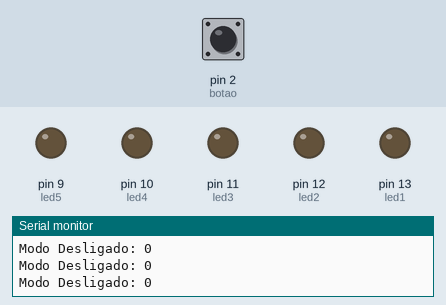
A sketch run on a simulated Arduino Uno, built with avr-gcc and run on an emulated ATmega328P. Parts: output pins drawn as LEDs (lit = HIGH), the last lines printed to the serial monitor. Dashed ring = blinking. Inputs (shaded band) come from the test bench; at power-on: pin 2 (botao) HIGH. Random numbers use the default seed unless the sketch sets one.

Above: at 1.2 s.
1.3 s: pin 2 (botao) pulled LOW for 0.15 s
At 1.99 s:
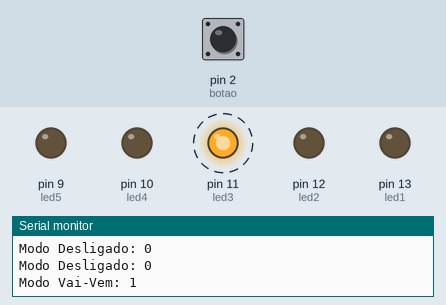
At 2.99 s:
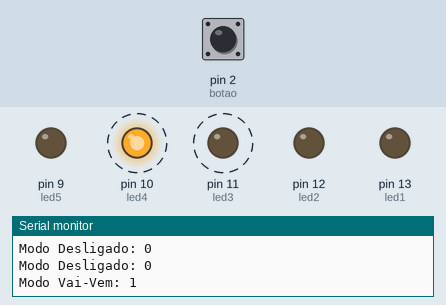
4.3 s: pin 2 (botao) pulled LOW for 1 s
At 4.8 s:
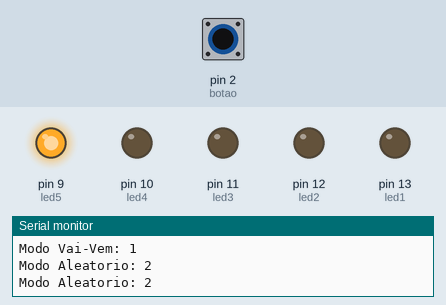
7.3 s: pin 2 (botao) driven LOW
Timing chart, 0 to 10.3 s (numbered marks = the images above; inputs shaded):
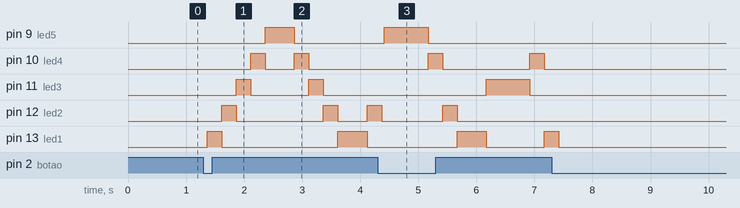

The sketch:

Aula6.ino
```cpp
/***************************************************
AULA 6 - Funções com LEDs por botão - 18/03/2026

Autor: Kiel Grobe de Miranda

***************************************************/

//Denominar os pinos de ligação
#define led1 13
#define led2 12
#define led3 11
#define led4 10
#define led5 9
#define botao 2

//variáveis de controle
int modo = 0; // 0: desligado, 1: vai-vem, 2: aleatorio
bool botaoPressionado = false;

int tempo = 250;

// modo de ligação dos pinos
void setup() {
  Serial.begin(9600);
  pinMode(led1, OUTPUT); // OUTPUT - saída
  pinMode(led2, OUTPUT);
  pinMode(led3, OUTPUT);
  pinMode(led4, OUTPUT);
  pinMode(led5, OUTPUT);
  pinMode(botao, INPUT_PULLUP); // INPUT_PULLUP resistência interna

  //inicializa o gerador aleatório percebendo o ruido do
  randomSeed(analogRead(0));

}

// loop de programação lógica de funcionamento
void loop() {

  bool leitura = digitalRead(botao);

  if (leitura == LOW && !botaoPressionado ) {

    modo++; //soma 1 ao modo atual
    if (modo > 2) modo = 0; // se passar de 2 volta pra zero
    botaoPressionado = true; // marca que o botão ainda está pressionado
    delay(50); // respiro para evitar ruído (bouce)
  }

  //verifica se botão foi solto para permitir novo click
  if (leitura == HIGH && botaoPressionado ) {
    botaoPressionado = false;
  }

  //execução das funções em modo
  if (modo == 1) {
    Serial.print("Modo Vai-Vem: ");
    Serial.println(modo);
    sequenciaVaiVem();
  } else if (modo == 2) {
    Serial.print("Modo Aleatorio: ");
    Serial.println(modo);
    sequenciaAleatoria();
  } else {
    Serial.print("Modo Desligado: ");
    Serial.println(modo);
    desligarTodos();
 }
}

/************** FUNÇÕES CRIADAS ****************/

void sequenciaVaiVem() {
  int pinos[] = {led1, led2, led3, led4, led5};
  //ida
  for (int i=0; i<5; i++) {

    if (digitalRead(botao) == LOW && !botaoPressionado ) return;

    digitalWrite(pinos[i], HIGH);
    delay(tempo);
    digitalWrite(pinos[i], LOW);
  }
  //volta
  for (int i=4; i>=0; i--) {

    if (digitalRead(botao) == LOW && !botaoPressionado ) return;

    digitalWrite(pinos[i], HIGH);
    delay(tempo);
    digitalWrite(pinos[i], LOW);
  }
}

void desligarTodos() {
  digitalWrite(led1,LOW);
  digitalWrite(led2,LOW);
  digitalWrite(led3,LOW);
  digitalWrite(led4,LOW);
  digitalWrite(led5,LOW);
}

// Função aleatória para ligar LEDs
void sequenciaAleatoria() {
  int pinos[] = {led1, led2, led3, led4, led5};
  int sorteio = random(0, 5); //Sorteia um indíce de 0 a 4
  digitalWrite(pinos[sorteio], HIGH);
  delay(tempo);
  digitalWrite(pinos[sorteio], LOW);
}
```

Measured:
- after the input at 1.3 s, pin 9 (led5): LOW → HIGH after 1.1 s, → LOW 0.50 s later; pin 10 (led4): alternates HIGH for 0.25 s and LOW for 0.50 s, 4 changes in all, then stays LOW, starting after 0.82 s
